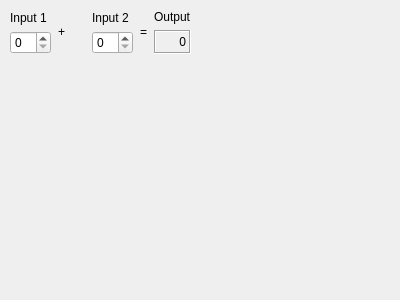
<?xml version="1.0" encoding="UTF-8"?>
<ui version="4.0">
 <class>ShaderEditorGUI</class>
 <widget class="QWidget" name="ShaderEditorGUI">
  <property name="geometry">
   <rect>
    <x>0</x>
    <y>0</y>
    <width>400</width>
    <height>300</height>
   </rect>
  </property>
  <property name="sizePolicy">
   <sizepolicy hsizetype="Preferred" vsizetype="Preferred">
    <horstretch>0</horstretch>
    <verstretch>0</verstretch>
   </sizepolicy>
  </property>
  <property name="windowTitle">
   <string>Shader Editor</string>
  </property>
  <layout class="QGridLayout">
   <property name="leftMargin">
    <number>9</number>
   </property>
   <property name="topMargin">
    <number>9</number>
   </property>
   <property name="rightMargin">
    <number>9</number>
   </property>
   <property name="bottomMargin">
    <number>9</number>
   </property>
   <property name="spacing">
    <number>6</number>
   </property>
   <item row="0" column="6">
    <spacer name="horizontalSpacer">
     <property name="orientation">
      <enum>Qt::Horizontal</enum>
     </property>
     <property name="sizeHint" stdset="0">
      <size>
       <width>40</width>
       <height>20</height>
      </size>
     </property>
    </spacer>
   </item>
   <item row="0" column="4">
    <widget class="QLabel" name="label_3_2">
     <property name="text">
      <string>=</string>
     </property>
     <property name="alignment">
      <set>Qt::AlignCenter</set>
     </property>
    </widget>
   </item>
   <item row="0" column="5">
    <layout class="QVBoxLayout">
     <property name="spacing">
      <number>6</number>
     </property>
     <property name="leftMargin">
      <number>1</number>
     </property>
     <property name="topMargin">
      <number>1</number>
     </property>
     <property name="rightMargin">
      <number>1</number>
     </property>
     <property name="bottomMargin">
      <number>1</number>
     </property>
     <item>
      <widget class="QLabel" name="label_2_2_2">
       <property name="text">
        <string>Output</string>
       </property>
      </widget>
     </item>
     <item>
      <widget class="QLabel" name="outputWidget">
       <property name="frameShape">
        <enum>QFrame::Box</enum>
       </property>
       <property name="frameShadow">
        <enum>QFrame::Sunken</enum>
       </property>
       <property name="text">
        <string>0</string>
       </property>
       <property name="alignment">
        <set>Qt::AlignAbsolute|Qt::AlignBaseline|Qt::AlignBottom|Qt::AlignCenter|Qt::AlignHCenter|Qt::AlignHorizontal_Mask|Qt::AlignJustify|Qt::AlignLeading|Qt::AlignLeft|Qt::AlignRight|Qt::AlignTop|Qt::AlignTrailing|Qt::AlignVCenter|Qt::AlignVertical_Mask</set>
       </property>
      </widget>
     </item>
    </layout>
   </item>
   <item row="1" column="2">
    <spacer name="verticalSpacer">
     <property name="orientation">
      <enum>Qt::Vertical</enum>
     </property>
     <property name="sizeHint" stdset="0">
      <size>
       <width>20</width>
       <height>40</height>
      </size>
     </property>
    </spacer>
   </item>
   <item row="0" column="3">
    <layout class="QVBoxLayout">
     <property name="spacing">
      <number>6</number>
     </property>
     <property name="leftMargin">
      <number>1</number>
     </property>
     <property name="topMargin">
      <number>1</number>
     </property>
     <property name="rightMargin">
      <number>1</number>
     </property>
     <property name="bottomMargin">
      <number>1</number>
     </property>
     <item>
      <widget class="QLabel" name="label_2">
       <property name="text">
        <string>Input 2</string>
       </property>
      </widget>
     </item>
     <item>
      <widget class="QSpinBox" name="inputSpinBox2"/>
     </item>
    </layout>
   </item>
   <item row="0" column="1">
    <widget class="QLabel" name="label_3">
     <property name="text">
      <string>+</string>
     </property>
     <property name="alignment">
      <set>Qt::AlignCenter</set>
     </property>
    </widget>
   </item>
   <item row="0" column="0">
    <layout class="QVBoxLayout">
     <property name="spacing">
      <number>6</number>
     </property>
     <property name="leftMargin">
      <number>1</number>
     </property>
     <property name="topMargin">
      <number>1</number>
     </property>
     <property name="rightMargin">
      <number>1</number>
     </property>
     <property name="bottomMargin">
      <number>1</number>
     </property>
     <item>
      <widget class="QLabel" name="label">
       <property name="text">
        <string>Input 1</string>
       </property>
      </widget>
     </item>
     <item>
      <widget class="QSpinBox" name="inputSpinBox1"/>
     </item>
    </layout>
   </item>
  </layout>
 </widget>
 <resources/>
 <connections/>
</ui>
